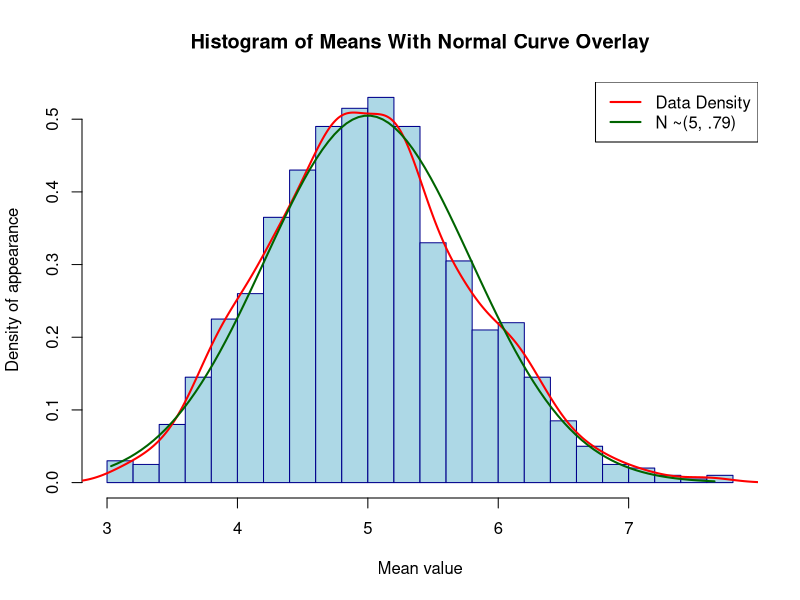

Here is the R script that generated this plot:
## ---- chunk 1
knitr::opts_chunk$set(echo = TRUE)
## ---- chunk 2
## expected mean of one exponential distribution is 1/0.2 = 5
## expected std deviation of one exponential distribution is 1/0.2 = 5
lambda <- 0.2 
n <- 40
numSims <- 1000
## ---- chunk 3
myVector <- 1:numSims
for(i in 1:numSims){
  myDistribution <- rexp(n, lambda) ##simulate distribution as described
  myMean <- mean(myDistribution) ##take mean of the exp distribution
  myVector[i] <- myMean ##stick the mean into myVector for analysis
}
## ---- chunk 4
##expected mean of the means of many exponential distributions with mean 5 is still 5
myVectorMean <- mean(myVector)
print(paste("my mean is ", myVectorMean, sep=""))
## ---- chunk 5
## expected standard deviation should be the standard error of the means
## Expected Standard Error 5/sqrt(40) ~= 0.79
myVectorDev <- sd(myVector)
print(paste("my standard error is ", myVectorDev, sep=""))
## ---- chunk 6
hist(myVector,
     freq = FALSE,
     main = "Histogram of Means With Normal Curve Overlay",
     xlab = "Mean value",
     ylab = "Density of appearance",
     col = "lightblue",
     border = "darkblue",
     breaks = 20) 

lines(density(myVector), col = "red", lwd = 2) # Adding density curve

##Add a curve with expected values and density to see if it matches up
curve(dnorm(x, mean = 5, sd = 0.79),
      from = min(myVector),  # Start from the min of your data
      to = max(myVector),    # End at the max of your data
      col = "darkgreen",
      lwd = 2,
      add = TRUE)

legend("topright",
       legend = c("Data Density", "N ~(5, .79)"),
       col = c("red", "darkgreen"),
       lwd = 2)
